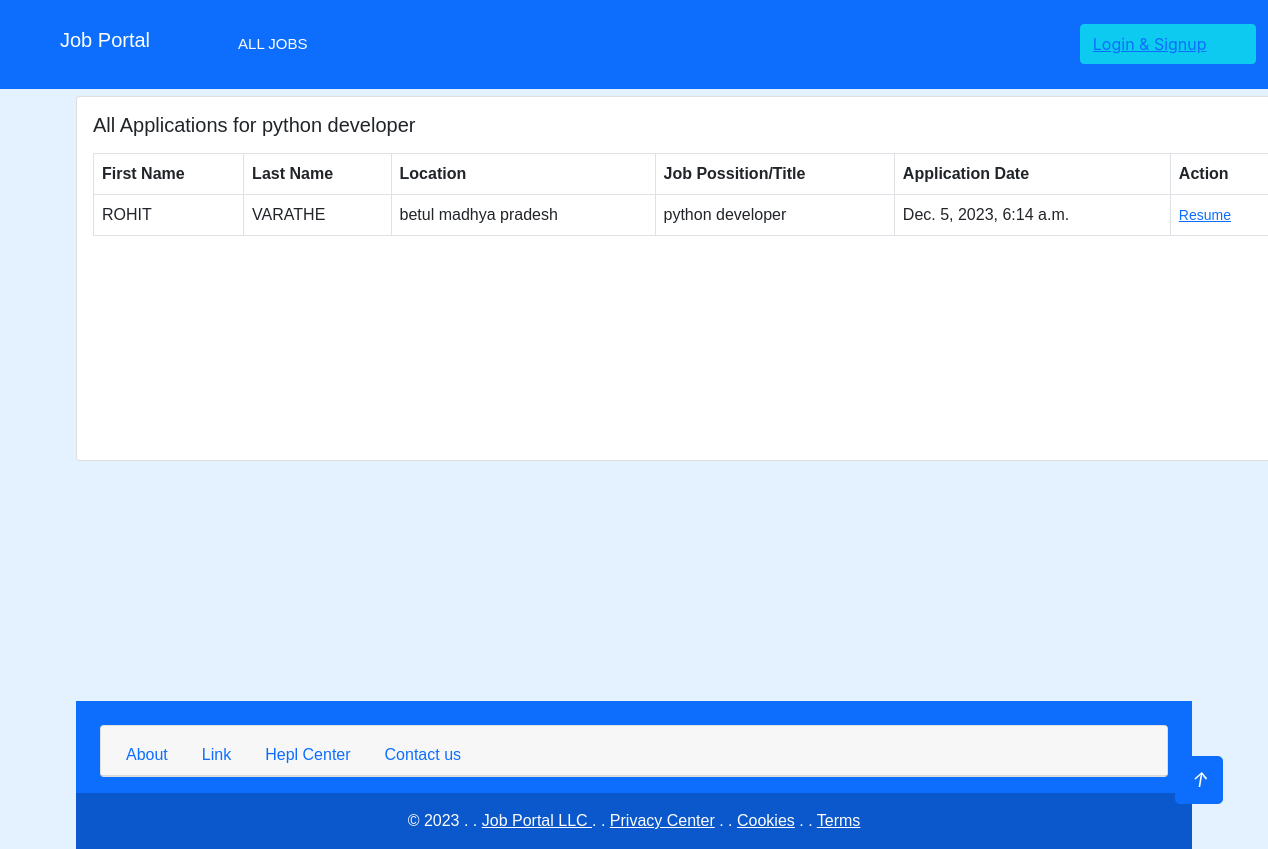
The page /job/all-applicants/1/ on the database its author committed.
### job/models.py (models this page shows, shortened)
class Job(models.Model):
    job_type_choices = (
        ('Remote', 'Remote'),
        ('Onsite', 'Onsite'),
        ('hybrid', 'hybrid')
    )
    user = models.ForeignKey(User, on_delete=models.CASCADE)
    company = models.ForeignKey(Company, on_delete=models.CASCADE)
    title = models.CharField(max_length=100)
    city = models.CharField(max_length=100)
    salary = models.PositiveIntegerField(default=40000)
    requirements = models.TextField()
    ideal_candidate = models.TextField()
    is_available = models.BooleanField(default=True)
    timestamp = models.DateTimeField(auto_now_add=True)
    industry = models.ForeignKey(Industry, on_delete=models.DO_NOTHING, null=True, blank=True)
    state = models.ForeignKey(State, on_delete=models.DO_NOTHING, null=True, blank=True)
    job_type = models.CharField(max_length=30, choices=job_type_choices, null=True, blank=True)

class ApplyJob(models.Model):
    status_choices = (
        ('Accepted', 'Accepted'),
        ('Declined', 'Declined'),
        ('Pending', 'Pending')
    )
    user = models.ForeignKey(User, on_delete=models.CASCADE)
    job = models.ForeignKey(Job, on_delete=models.CASCADE)
    timestamp = models.DateTimeField(auto_now_add=True)
    status = models.CharField(max_length=30, choices=status_choices)

### users/models.py (models this page shows)
class User(AbstractUser):
    email = models.EmailField(unique=True)
    is_recruiter = models.BooleanField(default=False)
    is_applicant = models.BooleanField(default=False)
    has_resume = models.BooleanField(default=False)
    has_company = models.BooleanField(default=False)

### resume/models.py (models this page shows, shortened)
class Resume(models.Model):
    user = models.OneToOneField(User, on_delete=models.CASCADE)
    first_name = models.CharField(max_length=50, null=True, blank=True)
    last_name = models.CharField(max_length=50, null=True, blank=True)
    location = models.CharField(max_length=150, null=True, blank=True)
    job_title = models.CharField(max_length=50, null=True, blank=True)
    upload_resume = models.FileField(upload_to='resume', null=True, blank=True)

### job/views.py (the view)
# urls.py: path('all-applicants/<int:pk>/', views.all_applicants, name='all-applicants'),
def all_applicants(request, pk):
    job = Job.objects.get(pk=pk)
    applicants = job.applyjob_set.all()
    context = {'job':job, 'applicants':applicants}
    return render(request, 'job/applicants.html', context)

### templates/job/applicants.html
{% extends "base.html" %}
{% block content %}
<div class="card mx-auto" style="width: 76rem;">
    <div class="card-body">
      <h5 class="card-title mb-3">All Applications for {{job.title}} </h5>
      <table class="table table-bordered">
        <thead>
          <tr>
            <th scope="col">First Name</th>
            <th scope="col">Last Name</th>
            <th scope="col">Location</th>
            <th scope="col">Job Possition/Title</th>
            <th scope="col">Application Date</th>
            <th scope="col">Action</th>
          </tr>
        </thead>
        <tbody>
          {% for app in applicants %}
          <tr>
            <td>{{app.user.resume.first_name}}</td>
            <td>{{app.user.resume.last_name}}</td>
            <td>{{app.user.resume.location}}</td>
            <td>{{app.user.resume.job_title}}</td>
            <td>{{app.timestamp}}</td>
            <td><a target="_blank" href="{{app.user.resume.upload_resume.url}}"><small>Resume</small></a></td>
          </tr>
          {% endfor %}
        </tbody>
      </table>
      <br>
    <br>
    <br>
    <br>
    <br>
    <br>
    <br>
    <br>
    </div>
  </div>
  <br>
    <br>
    <br>
    <br>
    <br>
    <br>
    <br>
    <br>
{% endblock content %}

### static/css/style.css (style rules this page uses)
:root { --primary: #0058b0; --secondary: #2B9BFF; --light: #EFFDF5; --dark: #2B3940; }

### templates/base.html (style rules this page uses)
body { background-color: #e4f1fe; margin: 0; padding: 0; font-family: 'Arial', sans-serif; }

### rows shown on the page
Job: title "python developer"
ApplyJob: user.resume.first_name "ROHIT", user.resume.last_name "VARATHE", user.resume.location "betul madhya pradesh", user.resume.job_title "python developer", timestamp "Dec. 5, 2023, 6:14 a.m."
